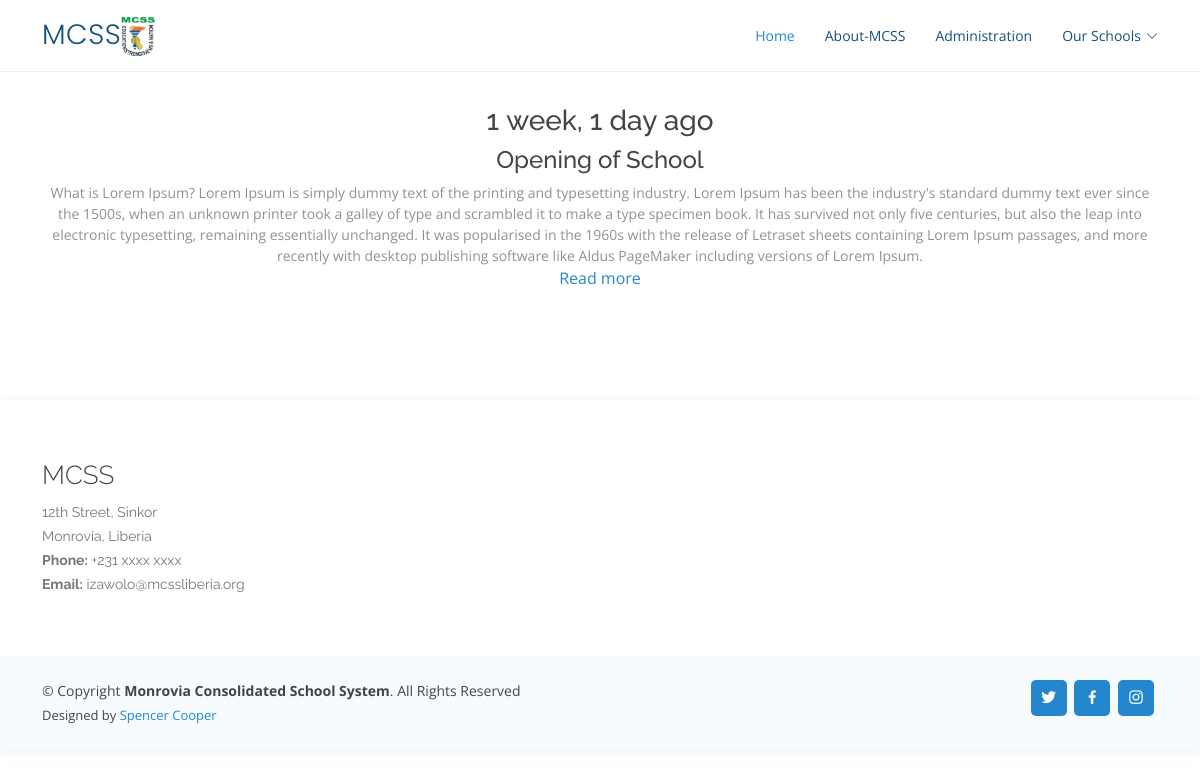
The page /news/ on the database as committed earlier.
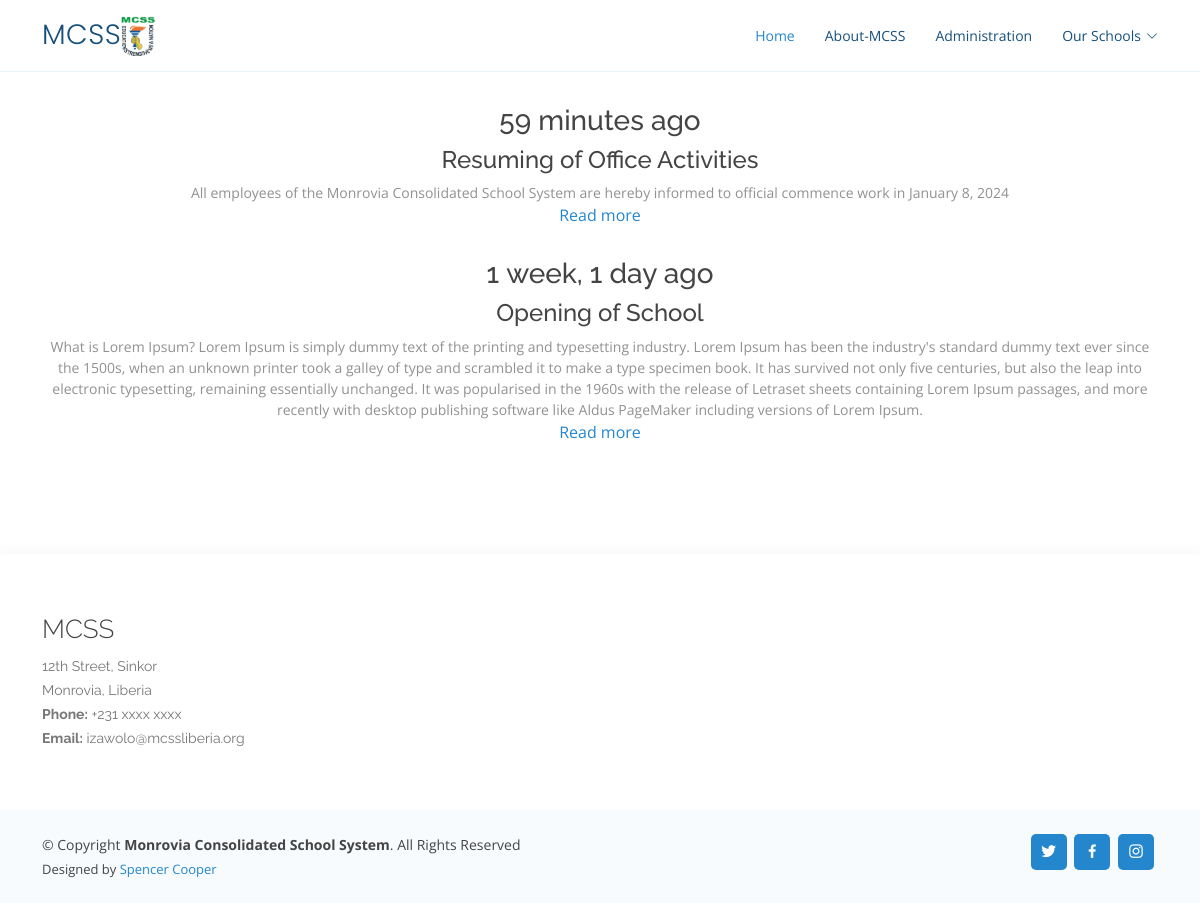
The same page on the database as committed later.
### blog/models.py (models this page shows, shortened)
class Post(models.Model):
    ACTIVE = 'active'
    DRAFT = 'draft'
    CHOICES_STATUS = (
        (ACTIVE, 'Active'),
        (DRAFT, 'Draft')
    )
    category = models.ForeignKey(Category, related_name='posts', on_delete=models.CASCADE)
    title = models.CharField(max_length=255)
    slug = models.SlugField()
    body = models.TextField()
    created_at = models.DateTimeField(auto_now_add=True)
    status = models.CharField(max_length=10, choices=CHOICES_STATUS, default=ACTIVE)
    image = models.ImageField(upload_to='uploads/', blank=True, null=True)
    image1 = models.ImageField(upload_to='uploads/', blank=True, null=True)
    image2 = models.ImageField(upload_to='uploads/', blank=True, null=True)
    class Meta:
        ordering = ('-created_at',)

### blog/views.py (the view)
# urls.py: path('<slug:slug>/', views.category, name='category_detail'),
def category(request, slug):
    category = get_object_or_404(Category, slug=slug)
    posts = category.posts.filter(status=Post.ACTIVE)
    return render(request, 'blog/category.html', {'category':category, 'posts': posts})

### blog/templates/blog/category.html (shortened to what this page needs)
{% extends 'core/base.html' %}
{% block content %}
<main id="main">
    <section id="about" class="about">
        <div class="container" data-aos="fade-up">
            <div class="form-group col-12">
                {% for post in posts %}
                <div class="section-title">
                    <h3>{{post.created_at|timesince}} ago</h3>
                    <h4>{{post.title|truncatewords:100}}</h4>
                    <p>{{post.body}}</p>
                    <a class="cta-btn" href="{% url 'post_detail' post.category.slug post.slug %}">Read more</a>
                </div>
                {% empty %}
                <div class="content">
                    <p>There is not post in this category...</p>
                </div>
                {% endfor %}
            </div>
        </div>
    </section>
  </main>
{% endblock %}

Rows that differ between the two databases and show on the page:
added Post: created_at "59 minutes", title "Resuming of Office Activities", body "All employees of the Monrovia Consolidated School System are hereby informed to official commence work in January 8, 2024"
